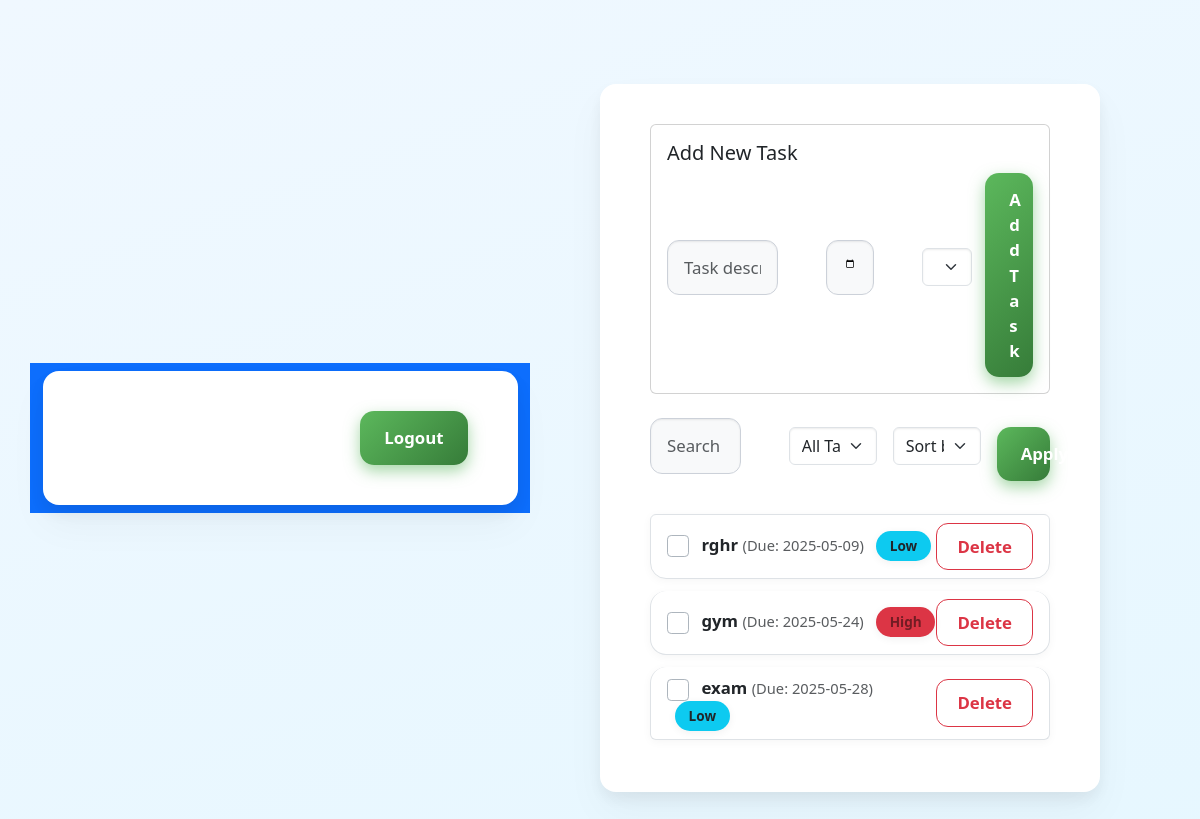
Page / (signed in) on the earlier database version.
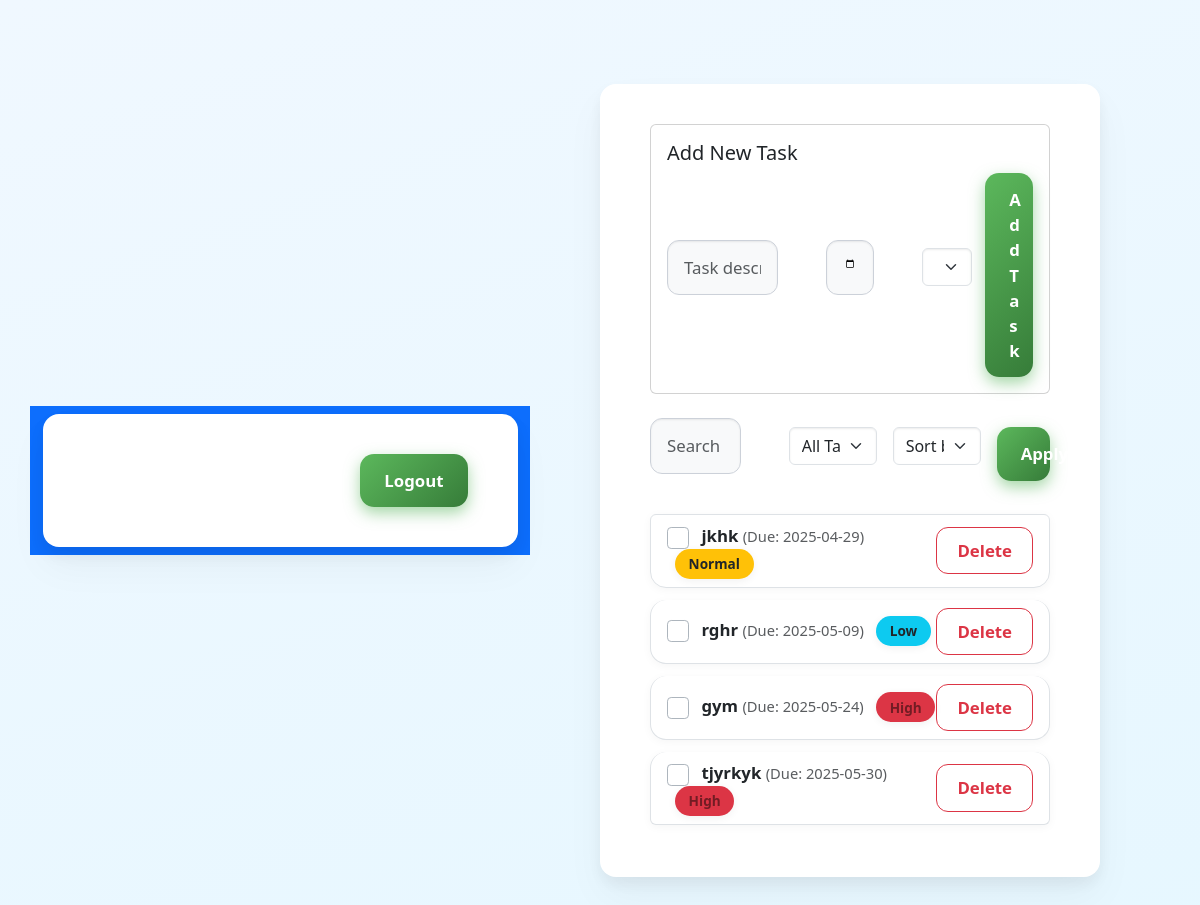
Same page on the later database version.
### app.py (models this page shows)
class Task(db.Model):
    id = db.Column(db.Integer, primary_key=True)
    description = db.Column(db.String(200), nullable=False)
    due_date = db.Column(db.Date, nullable=True)
    priority = db.Column(db.String(10), nullable=False, default='Normal')  # High, Normal, Low
    done = db.Column(db.Boolean, default=False)
    user_id = db.Column(db.Integer, db.ForeignKey('user.id'), nullable=False)

### app.py (the view)
@app.route('/')
@login_required
def index():
    sort_by = request.args.get('sort', 'due')
    filter_status = request.args.get('filter', 'all')
    search_query = request.args.get('search', '')
    tasks_query = Task.query.filter_by(owner=current_user)
    if filter_status == 'completed':
        tasks_query = tasks_query.filter_by(done=True)
    elif filter_status == 'pending':
        tasks_query = tasks_query.filter_by(done=False)
    if search_query:
        tasks_query = tasks_query.filter(Task.description.ilike(f'%{search_query}%'))
    if sort_by == 'priority':
        priority_order = {'High': 1, 'Normal': 2, 'Low': 3}
        tasks = sorted(tasks_query.all(), key=lambda t: priority_order.get(t.priority, 2))
    else:
        tasks = sorted(tasks_query.all(), key=lambda t: (t.due_date or datetime.max.date()))
    completed_tasks = Task.query.filter_by(owner=current_user, done=True).count()
    overdue_tasks = Task.query.filter(
        Task.user_id == current_user.id,
        Task.due_date < date.today(),
        Task.done == False
    ).count()
    daily_completed = Task.query.filter(
        Task.user_id == current_user.id,
        Task.done == True,
        Task.due_date == date.today()
    ).count()
    return render_template(
        'index.html', tasks=tasks, sort_by=sort_by, filter_status=filter_status,
        search_query=search_query,
        completed_tasks=completed_tasks,
        overdue_tasks=overdue_tasks,
        daily_completed=daily_completed
    )

### app.py (called while the page is built)
@login_manager.user_loader
def load_user(user_id):
    return User.query.get(int(user_id))

### templates/index.html (shortened to what this page needs)
{% extends "layout.html" %}
{% block content %}
<div class="fade-in">
  <div class="card mb-4">
    <div class="card-body">
      <h5>Add New Task</h5>
      <form method="POST" action="{{ url_for('add') }}" class="row g-3 align-items-center">
        <div class="col-md-5">
          <input type="text" name="description" class="form-control" placeholder="Task description" required />
        </div>
        <div class="col-md-3">
          <input type="date" name="due_date" class="form-control" />
        </div>
        <div class="col-md-2">
          <select name="priority" class="form-select">
            <option value="Normal" selected>Normal Priority</option>
          </select>
        </div>
        <div class="col-md-2">
          <button type="submit" class="btn btn-success w-100">Add Task</button>
        </div>
      </form>
    </div>
  </div>
  <form method="GET" class="row g-3 mb-4 align-items-center">
    <div class="col-md-4">
      <input type="text" name="search" class="form-control" placeholder="Search tasks..." value="{{ search_query }}" />
    </div>
    <div class="col-md-3">
      <select name="filter" class="form-select">
        <option value="all" {% if filter_status == 'all' %}selected{% endif %}>All Tasks</option>
      </select>
    </div>
    <div class="col-md-3">
      <select name="sort" class="form-select">
        <option value="due" {% if sort_by == 'due' %}selected{% endif %}>Sort by Due Date</option>
      </select>
    </div>
    <div class="col-md-2">
      <button class="btn btn-primary w-100">Apply</button>
    </div>
  </form>
  <ul class="list-group">
    {% for task in tasks %}
      <li class="list-group-item d-flex justify-content-between align-items-center {% if task.done %}done-task{% endif %}">
        <div>
          <input
            type="checkbox"
            class="form-check-input me-2 task-check"
            data-id="{{ task.id }}"
          />
          <strong>{{ task.description }}</strong>
          {% if task.due_date %}
            <small class="text-muted"> (Due: {{ task.due_date.strftime('%Y-%m-%d') }})</small>
          {% endif %}
          <span
            class="badge
              {% if task.priority == 'High' %}bg-danger
              {% elif task.priority == 'Normal' %}bg-warning text-dark
              {% else %}bg-info text-dark{% endif %}
              ms-2
            "
            >{{ task.priority }}</span
          >
        </div>
        <button class="btn btn-sm btn-outline-danger btn-delete" data-id="{{ task.id }}" aria-label="Delete task {{ task.description }}">Delete</button>
      </li>
    {% else %}
      <li class="list-group-item text-center text-muted">No tasks found.</li>
    {% endfor %}
  </ul>
</div>
{% endblock %}

### templates/layout.html (shortened to what this page needs)
<!DOCTYPE html>
<html lang="en">
<head>
  <link href="https://cdn.jsdelivr.net/npm/bootstrap@5.3.0/dist/css/bootstrap.min.css" rel="stylesheet" />
  <link rel="stylesheet" href="{{ url_for('static', filename='css/style.css') }}" />
</head>
<body>
  <nav class="navbar navbar-expand-lg navbar-dark bg-primary">
    <div class="container">
      <a class="navbar-brand" href="{{ url_for('index') }}">QuickTask</a>
      <div class="d-flex">
        {% if current_user.is_authenticated %}
          <span class="navbar-text text-white me-3">Hello, {{ current_user.username }}!</span>
          <a href="{{ url_for('logout') }}" class="btn btn-outline-light btn-sm" role="button" aria-label="Logout">Logout</a>
        {% else %}
          <a href="{{ url_for('login') }}" class="btn btn-outline-light btn-sm me-2" role="button" aria-label="Login">Login</a>
          <a href="{{ url_for('register') }}" class="btn btn-outline-light btn-sm" role="button" aria-label="Register">Register</a>
        {% endif %}
      </div>
    </div>
  </nav>
  <main class="container my-4 fade-in">
    {% block content %}{% endblock %}
  </main>
</body>
</html>

### static/style.css (style rules this page uses)
body { font-family: 'Nunito Sans', 'Segoe UI', Tahoma, Geneva, Verdana, sans-serif; background: linear-gradient(160deg, #f0f8ff, #e6f7ff); color: #333; margin: 0; padding: 60px 30px 90px; text-align: center; min-height: 100vh; display: flex; justify-content: center; align-items: center; overflow-x: hidden; }
.container { width: 500px; max-width: 95%; background: #fff; padding: 40px 50px; border-radius: 16px; box-shadow: 0 8px 16px rgba(0, 0, 0, 0.06), 0 20px 40px rgba(0, 0, 0, 0.04); text-align: left; transition: transform 0.2s ease-in-out, box-shadow 0.2s ease-in-out; }
input[type="text"], input[type="password"], input[type="date"], select { padding: 14px 16px; width: calc(100% - 32px); border: 1.5px solid #ccd1d9; border-radius: 12px; font-size: 1.05rem; color: #495057; background-color: #f8f9fa; transition: border-color 0.2s ease, box-shadow 0.2s ease; box-shadow: inset 0 1px 2px rgba(0, 0, 0, 0.075); margin-bottom: 1rem; }
button, .btn { padding: 14px 24px; font-size: 1.05rem; border-radius: 14px; cursor: pointer; border: none; font-weight: 600; background: linear-gradient(135deg, #5cb85c, #367c39); color: white; box-shadow: 0 6px 15px rgba(76, 175, 80, 0.5); transition: background 0.3s ease-in-out, transform 0.2s ease-in-out, box-shadow 0.2s ease-in-out; }
.btn-outline-danger { background: transparent; color: #dc3545; border: 1.5px solid #dc3545; box-shadow: none; padding: 10px 20px; font-weight: 600; border-radius: 12px; transition: background-color 0.2s ease-in-out, color 0.2s ease-in-out, box-shadow 0.2s ease-in-out; }
ul { list-style-type: none; padding: 0; margin: 1rem 0; }
li { padding: 18px 24px; margin-bottom: 12px; background: #fff; border-radius: 16px; display: flex; justify-content: space-between; align-items: center; font-size: 1.05rem; box-shadow: 0 2px 10px rgba(0, 0, 0, 0.04); transition: background-color 0.2s ease-in-out, transform 0.2s ease-in-out, box-shadow 0.2s ease-in-out; }
.task-check { width: 22px; height: 22px; cursor: pointer; accent-color: #367c39; margin-right: 16px; border-radius: 6px; border: 1.5px solid #adb5bd; appearance: none; background-color: #fff; display: inline-block; position: relative; transition: background-color 0.2s ease-in-out; }
a { margin-left: 12px; text-decoration: none; color: #367c39; font-weight: 600; transition: color 0.2s ease-in-out, text-decoration 0.2s ease-in-out; }
.badge { font-weight: 600; padding: 0.6em 1em; border-radius: 1.2rem; font-size: 0.85rem; user-select: none; box-shadow: 0 2px 8px rgba(0, 0, 0, 0.06); transition: background-color 0.2s ease-in-out, color 0.2s ease-in-out, transform 0.2s ease-in-out; }
.badge.bg-danger { background-color: #f8d7da; color: #721c24; }
.badge.bg-warning { background-color: #fff3cd; color: #856404; }
.badge.bg-info { background-color: #cce5ff; color: #004085; }
.fade-in { opacity: 0; transform: translateY(10px); animation: fadeSlideIn 0.6s ease-out forwards; }

Differences in the rows shown:
removed Task: description "exam", due_date "2025-05-28", priority "Low"
added Task: description "jkhk", due_date "2025-04-29", priority "Normal"
added Task: description "tjyrkyk", due_date "2025-05-30", priority "High"
